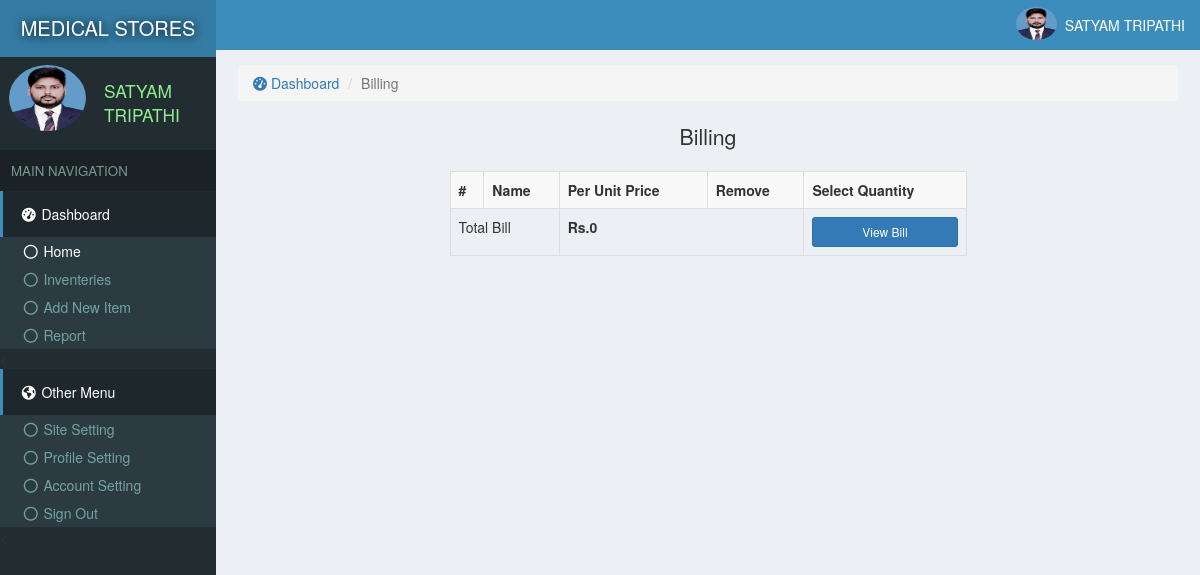
Page /billing.php (signed in) on the committed database.
### tables this page shows
CREATE TABLE `site` (
  `id` int(11) NOT NULL,
  `title` varchar(222) NOT NULL,
  `name` varchar(222) NOT NULL
);

CREATE TABLE `users` (
  `id` int(11) NOT NULL,
  `email` varchar(222) NOT NULL,
  `password` varchar(222) NOT NULL,
  `name` varchar(222) NOT NULL,
  `pic` varchar(222) NOT NULL,
  `number` varchar(222) NOT NULL,
  `date` timestamp NOT NULL DEFAULT current_timestamp()
);

### assets/function.php (called while the page is built, shortened)
<?php
function siteName()
{
	global $con;
	$array = $con->query("select * from site where id='1'");
	$row = $array->fetch_assoc();
	return $row['name'];
}
 ?>

### assets/db.php (called while the page is built, shortened)
<?php
    $con = new mysqli('localhost','root','','store');
    $array = $con->query("select * from users where id ='$_SESSION[userId]'");
    $user = $array->fetch_assoc();
?>

### billing.php (the view, shortened to what this page needs)
<?php require "assets/function.php" ?>
<?php require 'assets/db.php';?>
<!DOCTYPE html>
<html>
<head>
  <?php require "assets/autoloader.php" ?>
</head>
<body style="background: #ECF0F5;padding:0;margin:0">
<div class="dashboard" style="position: fixed;width: 18%;height: 100%;background:#222D32">
  <div style="background:#357CA5;padding: 14px 3px;color:white;font-size: 15pt;text-align: center;text-shadow: 1px 1px 11px black">
    <a href="index.php" style="color: white;text-decoration: none;"><?php echo strtoupper(siteName()); ?> </a>
  </div>
  <div class="flex" style="padding: 3px 7px;margin:5px 2px;">
    <div><img src="photo/<?php echo $user['pic'] ?>" class='img-circle' style='width: 77px;height: 66px'></div>
    <div style="color:lightgreen;font-size: 13pt;padding: 14px 7px;margin-left: 11px;"><?php echo ucfirst($user['name']); ?></div>
  </div>
  <div style="background: #1A2226;font-size: 10pt;padding: 11px;color: #79978F">MAIN NAVIGATION</div>
  <div>
    <div style="background:#1E282C;color: white;padding: 13px 17px;border-left: 3px solid #3C8DBC;"><span><i class="fa fa-dashboard fa-fw"></i> Dashboard</span></div>
    <div class="item">
      <ul class="nostyle zero">
        <a href="index.php"><li style="color: white"><i class="fa fa-circle-o fa-fw"></i> Home</li></a>
        <a href="inventeries.php"><li><i class="fa fa-circle-o fa-fw"></i> Inventeries</li></a>
       <a href="addnew.php"><li><i class="fa fa-circle-o fa-fw"></i> Add New Item</li></a>
        <a href="reports.php"><li><i class="fa fa-circle-o fa-fw"></i> Report</li></a>
      </ul><
    </div>
  </div>
  <div style="background:#1E282C;color: white;padding: 13px 17px;border-left: 3px solid #3C8DBC;"><span><i class="fa fa-globe fa-fw"></i> Other Menu</span></div>
  <div class="item">
      <ul class="nostyle zero">
        <a href="sitesetting.php"><li><i class="fa fa-circle-o fa-fw"></i> Site Setting</li></a>
       <a href="profile.php"><li><i class="fa fa-circle-o fa-fw"></i> Profile Setting</li></a>
        <a href="accountSetting.php"><li><i class="fa fa-circle-o fa-fw"></i> Account Setting</li></a>
        <a href="logout.php"><li><i class="fa fa-circle-o fa-fw"></i> Sign Out</li></a>
      </ul><
    </div>
</div>
<div class="marginLeft" >
  <div style="color:white;background:#3C8DBC" >
    <div class="pull-right flex rightAccount" style="padding-right: 11px;padding: 7px;">
      <div><img src="photo/<?php echo $user['pic'] ?>" style='width: 41px;height: 33px;' class='img-circle'></div>
      <div style="padding: 8px"><?php echo ucfirst($user['name']) ?></div>
    </div>
  </div>
  <div class="content2">
  	<ol class="breadcrumb ">
        <li><a href="index.php"><i class="fa fa-dashboard"></i> Dashboard</a></li>
         <li class="active">Billing</li>
    </ol>
    <div class="center">
      <span style="font-size: 16pt;color: #333333">Billing </span>
    </div>
  <?php
    $i=0;$total = 0;
    ?>
    <br>
    <table class="table table-hover table-striped table-bordered" style="width: 55%;margin: auto;">
    	<tr>
    		<th>#</th>
    		<th>Name</th>
    		<th>Per Unit Price</th>
        <th>Remove</th>
    		<th>Select Quantity</th>
    	</tr>
  <tr>
    <td colspan="2">Total Bill</td>
    <td colspan="2"><strong>Rs.<?php echo $total ?></strong></td>
    <td><button class="btn btn-sm btn-primary btn-block" data-toggle="modal" data-target="#billOut"  name='stocks_update'>View Bill</button></td>
  </tr>
</table>
  </div>
</div>
</body>
</html>

### rows in the picture
site: name "MEDICAL STORES"
users: pic (picture), name "SATYAM TRIPATHI"

### other values in the picture
$total "0"
